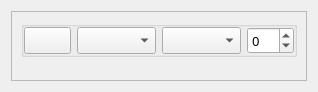
<?xml version="1.0" encoding="UTF-8"?>
<ui version="4.0">
 <class>Form</class>
 <widget class="QWidget" name="Form">
  <property name="geometry">
   <rect>
    <x>0</x>
    <y>0</y>
    <width>318</width>
    <height>66</height>
   </rect>
  </property>
  <property name="minimumSize">
   <size>
    <width>200</width>
    <height>0</height>
   </size>
  </property>
  <property name="windowTitle">
   <string>Form</string>
  </property>
  <layout class="QHBoxLayout" name="horizontalLayout">
   <item>
    <widget class="SmoothScrollArea" name="scrollArea">
     <property name="sizePolicy">
      <sizepolicy hsizetype="Expanding" vsizetype="Expanding">
       <horstretch>0</horstretch>
       <verstretch>2</verstretch>
      </sizepolicy>
     </property>
     <property name="minimumSize">
      <size>
       <width>200</width>
       <height>0</height>
      </size>
     </property>
     <property name="widgetResizable">
      <bool>true</bool>
     </property>
     <widget class="QWidget" name="conditionForm">
      <property name="geometry">
       <rect>
        <x>0</x>
        <y>0</y>
        <width>304</width>
        <height>52</height>
       </rect>
      </property>
      <property name="autoFillBackground">
       <bool>true</bool>
      </property>
      <layout class="QFormLayout" name="formLayout_2">
       <property name="labelAlignment">
        <set>Qt::AlignLeading|Qt::AlignLeft|Qt::AlignTop</set>
       </property>
       <property name="horizontalSpacing">
        <number>0</number>
       </property>
       <property name="verticalSpacing">
        <number>0</number>
       </property>
       <item row="1" column="1">
        <widget class="QGroupBox" name="groupBox">
         <property name="title">
          <string/>
         </property>
         <layout class="QHBoxLayout" name="horizontalLayout_2">
          <property name="leftMargin">
           <number>0</number>
          </property>
          <property name="topMargin">
           <number>0</number>
          </property>
          <property name="rightMargin">
           <number>0</number>
          </property>
          <property name="bottomMargin">
           <number>0</number>
          </property>
          <item>
           <widget class="TransparentToolButton" name="addCondition">
            <property name="sizePolicy">
             <sizepolicy hsizetype="Preferred" vsizetype="Preferred">
              <horstretch>0</horstretch>
              <verstretch>0</verstretch>
             </sizepolicy>
            </property>
            <property name="maximumSize">
             <size>
              <width>50</width>
              <height>16777215</height>
             </size>
            </property>
            <property name="font">
             <font>
              <family>VonwaonBitmap 16px</family>
             </font>
            </property>
            <property name="toolTip">
             <string>添加AND条件</string>
            </property>
            <property name="text">
             <string/>
            </property>
           </widget>
          </item>
          <item>
           <widget class="ComboBox" name="conditionStats">
            <property name="sizePolicy">
             <sizepolicy hsizetype="Preferred" vsizetype="Preferred">
              <horstretch>0</horstretch>
              <verstretch>0</verstretch>
             </sizepolicy>
            </property>
            <property name="font">
             <font>
              <family>VonwaonBitmap 16px</family>
              <pointsize>10</pointsize>
             </font>
            </property>
           </widget>
          </item>
          <item>
           <widget class="ComboBox" name="conditionCompare">
            <property name="sizePolicy">
             <sizepolicy hsizetype="Preferred" vsizetype="Preferred">
              <horstretch>0</horstretch>
              <verstretch>0</verstretch>
             </sizepolicy>
            </property>
            <property name="font">
             <font>
              <family>VonwaonBitmap 16px</family>
              <pointsize>10</pointsize>
             </font>
            </property>
           </widget>
          </item>
          <item>
           <widget class="SpinBox" name="conditionValue">
            <property name="sizePolicy">
             <sizepolicy hsizetype="Preferred" vsizetype="Preferred">
              <horstretch>0</horstretch>
              <verstretch>0</verstretch>
             </sizepolicy>
            </property>
            <property name="font">
             <font>
              <family>VonwaonBitmap 16px</family>
              <pointsize>10</pointsize>
             </font>
            </property>
            <property name="minimum">
             <number>-2</number>
            </property>
            <property name="maximum">
             <number>2</number>
            </property>
           </widget>
          </item>
         </layout>
        </widget>
       </item>
      </layout>
     </widget>
    </widget>
   </item>
  </layout>
 </widget>
 <customwidgets>
  <customwidget>
   <class>ComboBox</class>
   <extends>QComboBox</extends>
   <header>qfluentwidgets</header>
  </customwidget>
  <customwidget>
   <class>SmoothScrollArea</class>
   <extends>QScrollArea</extends>
   <header location="global">qfluentwidgets</header>
   <container>1</container>
  </customwidget>
  <customwidget>
   <class>TransparentToolButton</class>
   <extends>QPushButton</extends>
   <header>qfluentwidgets</header>
  </customwidget>
  <customwidget>
   <class>SpinBox</class>
   <extends>QSpinBox</extends>
   <header>qfluentwidgets</header>
  </customwidget>
 </customwidgets>
 <resources/>
 <connections/>
</ui>
